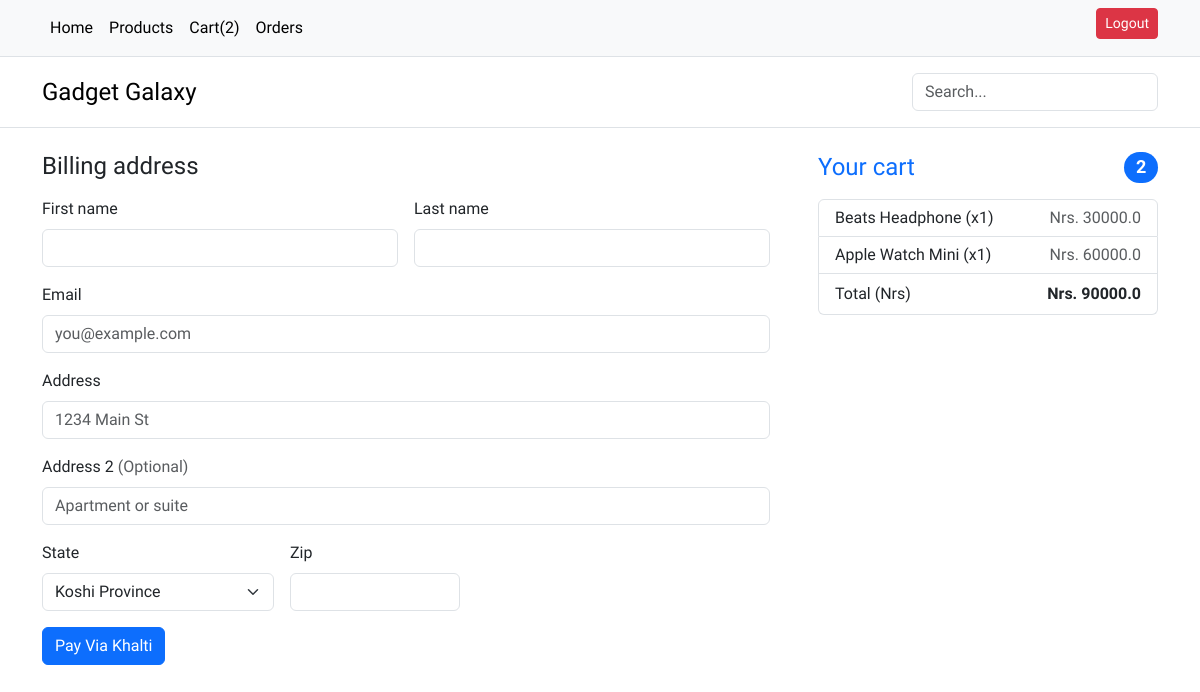
/checkout/ (signed in), run on the app's committed database.
### ecommerce/models.py (models this page shows, shortened)
class CartItem(models.Model):
    id = models.CharField(
        default=shortuuid.uuid, max_length=50, primary_key=True, editable=False
    )
    cart = models.ForeignKey(Cart, on_delete=models.CASCADE)
    product = models.ForeignKey(Product, on_delete=models.CASCADE)
    quantity = models.PositiveIntegerField()

class Product(models.Model):
    id = models.CharField(
        default=shortuuid.uuid, max_length=50, primary_key=True, editable=False
    )
    product_name = models.CharField(
        _("Product Name"), max_length=500, null=True, blank=True
    )
    description = models.TextField(_("Description"), null=True, blank=True)
    price = models.FloatField(_("Price"), null=True, blank=True)
    image = models.ImageField(
        _("Product Image"),
        upload_to="products/",
        default="products/default.jpg",
        null=True,
        blank=True,
    )
    category = models.ForeignKey(
        Category, null=True, blank=True, on_delete=models.SET_NULL
    )

### ecommerce/views.py (the view)
# urls.py: path("checkout/", checkout, name="checkout"),
@login_required(login_url="login")
def checkout(request):
    cart = Cart.objects.get(user=request.user)
    price = 0
    cart_items = CartItem.objects.filter(cart=cart)
    for item in cart_items:
        price += item.product.price * item.quantity
    context = {"items": cart_items, "price": price}
    return render(request, "ecommerce/checkout.html", context)

### ecommerce/context_processors.py (called while the page is built)
def cart_item_count(request):
    if request.user.is_authenticated:
        try:
            cart = Cart.objects.get(user=request.user)
            cart_items = CartItem.objects.filter(cart=cart)
            total = sum(item.quantity for item in cart_items)
            return {"cart_item_count": total}
        except Cart.DoesNotExist:
            return {"cart_item_count": 0}
    return {"cart_item_count": 0}

### ecommerce/templates/ecommerce/checkout.html (shortened to what this page needs)
{% extends "main.html" %}
{% block content %}
<section class="container mx-auto">
<div class="row g-5">
    <div class="col-md-5 col-lg-4 order-md-last">
      <h4 class="d-flex justify-content-between align-items-center mb-3">
        <span class="text-primary">Your cart</span>
        <span class="badge bg-primary rounded-pill">{{items.count}}</span>
      </h4>
      <ul class="list-group mb-3">
        {% for item in items %}
        <li class="list-group-item d-flex justify-content-between lh-sm">
            <div>
                <h6 class="my-0">{{item.product.product_name}} (x{{item.quantity}})</h6>
            </div>
            <span class="text-body-secondary">Nrs. {{item.product.price}}</span>
        </li>
        {% endfor %}
        <li class="list-group-item d-flex justify-content-between">
          <span>Total (Nrs)</span>
          <strong>Nrs. {{price}}</strong>
        </li>
      </ul>
    </div>
    <div class="col-md-7 col-lg-8">
      <h4 class="mb-3">Billing address</h4>
      <form action="{% url "payment" %}" method = "post" class="needs-validation" novalidate="">
        <div class="row g-3">
          <div class="col-sm-6">
            <label for="firstName" class="form-label">First name</label>
            <input type="text" class="form-control" name="First Name" id="firstName" placeholder="" required>
          </div>
          <div class="col-sm-6">
            <label for="lastName" class="form-label">Last name</label>
            <input type="text" class="form-control" name="Last Name" id="lastname" placeholder="" required>
          </div>
                    <div class="col-12">
            <label for="email" class="form-label">Email</label>
            <input type="email" class="form-control" name="Email" id="email" placeholder="you@example.com" required>
          </div>
          <div class="col-12">
            <label for="address" class="form-label">Address</label>
            <input type="text" class="form-control" name="Address" id="address" placeholder="1234 Main St" required>
          </div>
          <div class="col-12">
            <label for="address2" class="form-label">Address 2 <span class="text-body-secondary">(Optional)</span></label>
            <input type="text" class="form-control" id="address2" name="Address2" placeholder="Apartment or suite">
          </div>
          <div class="col-md-4">
            <label for="state" class="form-label">State</label>
            <select class="form-select" id="state" name="State" required="">
                <option value="Koshi Province">Koshi Province</option>
            </select>
        </div>
          <div class="col-md-3">
            <label for="zip" class="form-label">Zip</label>
            <input type="text" name="zip code" class="form-control" id="zip" placeholder="" required>
          </div>
        </div>
        <div class="my-3">
            <button type="submit" class="btn btn-primary" type="button">
                Pay Via Khalti
              </button>
        </div>
      </form>
    </div>
  </div>
</section>
  {% endblock content %}

### data on the page
CartItem: product.product_name "Beats Headphone", quantity "1", product.price "30000.0"
CartItem: product.product_name "Apple Watch Mini", quantity "1", product.price "60000.0"

### other printed values
{{ cart_item_count }} "2"
{{ items.count }} "2"
{{ price }} "90000.0"
